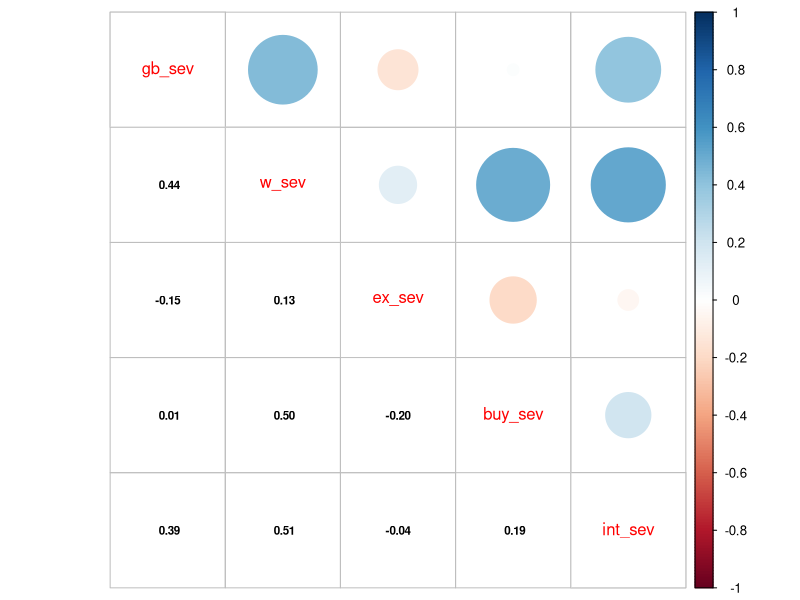

Write the R code that produced this figure. (Note: this script raises an error after producing the figure.)
## ---- chunk 1

# Read packages
library(knitr)
library(markdown)
library(foreign)
library(reshape2)
library(plyr)
library(dplyr)
library(corrplot)
library(psych)
library(ggplot2)
library(gridExtra)
library(RColorBrewer)

# work from spss (.sav) data? 
spss_data = FALSE

## ---- chunk 2
if(spss_data) { 

# transform data file
repr_raw <- read.spss('OLAAP_130303.sav', to.data.frame=T)
variables <- c("kor", "oa_1",   # kor=age, oa_1=gender
               "BIS_21uj", #  summary of Impulsivity
               "WART_csj", "EDS_csjo", "QABB_Tot", "sogs_cs1", "PIUQ_Tot", "piuq_szr", 
               "scl_10", "scl_3", "scl_38", "scl_45", "scl_46", "scl_51", "scl_55", 
               "scl_65", "scl_9",   # items of scl/ocd scale
               "WART_Tot", "eds_SUM", "SOGS_SUM")
repr <- repr_raw[variables]

# save data. This will be publically available
write.csv(repr, file="../Data/ImpCompBA_repr.csv")

}


## ---- chunk 3
repr <- read.csv("../Data/ImpCompBA_repr.csv")
scl_OC_items <- colnames(repr[, c("scl_10", "scl_3", "scl_38", "scl_45", 
                                  "scl_46", "scl_51", "scl_55", "scl_65", "scl_9")]) 

# change value labels on likert scale
for(i in scl_OC_items) {
  repr[[i]] <- revalue(repr[[i]], c(
    "egy?ltal?n nem" = "1", 
    "kiss?"="2",
    "m?rs?kelten"="3", 
    "k?zepesen"="4", 
    "nagyon"="5"))
    }

# tranform to numeric
for(i in scl_OC_items) {
  repr[[i]] <- as.numeric(as.character(repr[[i]]))
}

names(repr)

## ---- chunk 4

## fetch compulsivity average 
repr$comp_sum <- rowSums(repr[, scl_OC_items], na.rm=T) 

## impulsivity average 
repr$imp_sum <- repr$BIS_21uj


## ---- chunk 5

## create groups according to severity

# gambling
repr$gb_group <- repr$sogs_cs1
levels(repr$gb_group) <- c(
  "kev?s probl?ma (1-2 pont)" = "GB minor problems", 
  "nem j?tszott soha hetente" = "GB Never played weekly",
  "nincs probl?ma (0 pont)"= "GB Non problematic", 
  "patol?gi?s szerencsej?t?kos (5 vagy t?bb pont)"="GB pathological",
  "probl?m?s szerencsej?t?kos (3-4 pont)"="GB problematic") 
repr$gb_group = factor(repr$gb_group, levels=c("GB Never played weekly", "GB Non problematic", "GB minor problems", "GB problematic", "GB pathological"))

#work
repr$w_group <- ifelse(repr$WART_Tot >= 51, "W Problematic", "W Non-problematic")
repr$w_group <- as.factor(repr$w_group)

#exercise
repr$ex_group <- repr$EDS_csjo
levels(repr$ex_group) <- c("Asymptomatic"="EX Asymptomatic",
                           "at-risk for ED"="EX At-risk",
                           "nondependent-symptomatic"="EX Symptomatic")
repr$ex_group = factor(repr$ex_group, levels=c("EX Asymptomatic", "EX Symptomatic", "EX At-risk"))

#buying
repr$buy_group <- as.factor(repr$QABB_Tot >=8)
levels(repr$buy_group) <- c("FALSE"="BUY Non-pathological", 
                            "TRUE"="BUY Pathological")

#internet
repr$int_group <- as.factor(repr$PIUQ_Tot >= 41) 
repr$int_group[repr$piuq_szr == "?vente vagy ritk?bban" |  repr$piuq_szr == "legal?bb havonta" | repr$piuq_szr == "soha"] <- NA
levels(repr$int_group) <- c("FALSE"="INT Non-pathological",
                            "TRUE"="INT Pathological")

## N of groups
groups <- colnames(repr[, c("gb_group", "w_group", "ex_group", "buy_group", "int_group")]) 
for (i in groups) {
  print(table(repr[[i]]))
} 

## how many missing data?
for (i in groups) {
  print(sum(is.na(repr[[i]])))
}

## create severity measures (continous)
colnames(repr)[colnames(repr) == "SOGS_SUM"] <- "gb_sev"
colnames(repr)[colnames(repr) == "WART_Tot"] <- "w_sev"
colnames(repr)[colnames(repr) == "eds_SUM"] <- "ex_sev"
colnames(repr)[colnames(repr) == "QABB_Tot"] <- "buy_sev"
colnames(repr)[colnames(repr) == "PIUQ_Tot"] <- "int_sev"

severity <- c("gb_sev", "w_sev", "ex_sev", "buy_sev", "int_sev")

aggregate(repr$gb_sev, list(repr$gb_group), mean)
aggregate(repr$w_sev, list(repr$w_group), mean)
aggregate(repr$ex_sev, list(repr$ex_group), mean)
aggregate(repr$buy_sev, list(repr$buy_group), mean)
aggregate(repr$int_sev, list(repr$int_group), mean)


## ---- chunk 6
library(corrplot)
M <- subset(repr, "gb_sev" != "GB Never played weekly")
M <- cor(M[, c("gb_sev", "w_sev", "ex_sev", "buy_sev", "int_sev")], 
         use="complete")
corrplot.mixed(M, lower.col = "black", number.cex = .7)

## ---- chunk 7
## CORRELATION between imp and comp in the entire sample: 
describe(repr$comp_sum)  
describe(repr$imp_sum) 

cor_imp_compr <- cor.test(repr$comp_sum, repr$imp_sum, alternative="two.sided", method="pearson", conf.level=0.95, exact = T)


## generate corr coeff within groups
func_cor <- function(repr)
{return(data.frame(cor = cor.test(repr$imp_sum, repr$comp_sum, 
                                  use="complete", method="pearson")$estimate)) }
func_cor_p <- function(repr)
{return(data.frame(p.value = cor.test(repr$imp_sum, repr$comp_sum, 
                                  use="complete", method="pearson")$p.value)) }

### gambling
cbind(ddply(repr, .(gb_group), func_cor), 
      ddply(repr, .(gb_group), func_cor_p)[2])

### internet
cbind(ddply(repr, .(int_group), func_cor), 
      ddply(repr, .(int_group), func_cor_p)[2])

### exercise
cbind(ddply(repr, .(ex_group), func_cor), 
      ddply(repr, .(ex_group), func_cor_p)[2])

### buying
cbind(ddply(repr, .(buy_group), func_cor), 
      ddply(repr, .(buy_group), func_cor_p)[2])

### work
cbind(ddply(repr, .(w_group), func_cor), 
      ddply(repr, .(w_group), func_cor_p)[2])


## ---- chunk 8

## standardising
repr$imp_std <- as.numeric(as.character(scale(repr$imp_sum, center=T, scale=T)))  
repr$comp_std <- as.numeric(as.character(scale(repr$comp_sum, center=T, scale=T)))

## imp and comp scores: total and by group
require(reshape2)
IC <- colnames(repr[, c("imp_sum", "comp_sum")])
IC_vas_all <- colnames(repr[, c("imp_sum", "comp_sum", "imp_std", "comp_std")]) 

### total
for (i in IC_vas_all) {
  print(round(data.frame(describe(repr[[i]], na.rm = T), row.names = i), 2))
}

### calculate imp and comp (mean and sd) accross groups
for(i in groups) {
  print(aggregate(.~repr[[i]], repr[, c(IC_vas_all)], FUN=mean, na.rm=TRUE, na.action=NULL))
}

for(i in groups) {
  print(aggregate(.~repr[[i]], repr[, c(IC_vas_all)], FUN=sd, na.rm=TRUE, na.action=NULL))
}

## ---- chunk 9

## frequency: GENDER
table(repr$oa_1, exclude=NULL)  # gender N in the entire sample

round(prop.table(table(repr$oa_1, repr$gb_group, exclude=NULL, useNA = "ifany"), 1)*100, 1)
round(prop.table(table(repr$oa_1, repr$ex_group, exclude=NULL, useNA = "ifany"), 1)*100, 1)
round(prop.table(table(repr$oa_1, repr$int_group, exclude=NULL, useNA = "ifany"), 1)*100, 1)
round(prop.table(table(repr$oa_1, repr$w_group, exclude=NULL, useNA = "ifany"), 1)*100, 1)
round(prop.table(table(repr$oa_1, repr$buy_group, exclude=NULL, useNA = "ifany"), 1)*100, 1)

## describe: AGE
library(psych)
describe(repr$kor) # for the entire sample

for (i in groups) {   # mean and SD in each group
print(summarise(group_by(repr, repr[[i]]), mean= mean(kor, na.rm=T), sd=sd(kor, na.rm=T)))
}

## ---- chunk 10

# impulsivity group differences
imp_df_repr_ANOVA <- data.frame("F/t" = numeric(), "p" = numeric(), 
                                "df" = numeric())
for (i in groups) {
  columns <- names(repr[i])
  anova_result <- aov(repr[, "imp_sum"] ~ repr[[i]], data=repr)
  anova_sum <- summary(anova_result)
  new_row <- list(anova_sum[[1]][1, 'F value'],
                  anova_sum[[1]][1, 'Pr(>F)'],
                  anova_sum[[1]][1, 'Df'])
  imp_df_repr_ANOVA[names(repr[i]), ] <- new_row
}
print(imp_df_repr_ANOVA)

## posthoc impulsivity
for (i in groups) {
  anova_result <- aov(imp_sum ~ repr[[i]], data=repr)
  posthoc_anova <- TukeyHSD(x=anova_result, conf.level=0.95, ordered = F)
  print(posthoc_anova)
  }

# compulsivity
comp_df_repr_ANOVA <- data.frame("F/t" = numeric(), "p" = numeric(), 
                                 "df" = numeric())
for (i in groups) {
  columns <- names(repr[i])
  anova_result <- aov(repr[, "comp_sum"] ~ repr[[i]], data=repr)
  anova_sum <- summary(anova_result)
  new_row <- list(anova_sum[[1]][1, 'F value'],
                  anova_sum[[1]][1, 'Pr(>F)'],
                  anova_sum[[1]][1, 'Df'])
  comp_df_repr_ANOVA[names(repr[i]), ] <- new_row
    }
  print(comp_df_repr_ANOVA)

## posthoc compulsivity
for (i in groups) {
  anova_result <- aov(comp_sum ~ repr[[i]], data=repr)
  posthoc_anova <- TukeyHSD(x=anova_result, conf.level=0.95, ordered = F)
  print(posthoc_anova)
  }
  
## posthoc test of impulsivity  
 for (i in groups) {
  anova_result <- aov(imp_sum ~ repr[[i]], data=repr)
  posthoc_anova <- TukeyHSD(x=anova_result, conf.level=0.95, ordered = F)
  print(posthoc_anova)
  }


## ---- chunk 11
# Reviewer1 suggested regression with Symptom severity as dependent, and imp & comp & impulsivity-compulsivity-interaction as predictors

# in behavioural groups
lm_work <- lm(formula = w_sev ~ imp_std + comp_std + imp_std * comp_std, data=repr[!is.na(repr$w_group), ])
  summary(lm_work)

lm_ex <- lm(formula = ex_sev ~ imp_std + comp_std + imp_std * comp_std, data=repr[!is.na(repr$ex_group), ])
  summary(lm_ex)
  
lm_gb <- lm(formula = gb_sev ~ imp_std + comp_std + imp_std * comp_std, data=repr[!is.na(repr$gb_group), ])
  summary(lm_gb)
  
lm_buy <- lm(formula = buy_sev ~ imp_std + comp_std + imp_std * comp_std, data=repr[!is.na(repr$buy_group), ])
  summary(lm_buy)

## ---- chunk 12

# create melt data for ggplot
x <- "imp_std" 
y <- "comp_std"
repr_gb <-  repr[, c("gb_group", x, y)]
repr_w <- repr[, c("w_group", x, y)]
repr_in <- repr[, c("int_group", x, y)]
repr_ex <- repr[, c("ex_group", x, y)]
repr_buy <- repr[, c("buy_group", x, y)]

# create summary data for visualisations (N, mean, sd, se)
### gambling
g_data_gb <- ddply(repr_gb, .(gb_group), summarise, 
                   imp_std= mean(imp_std, na.rm = T),
                   comp_std= mean(comp_std, na.rm = T))
g_data_gb <- na.omit(g_data_gb)

### work
g_data_w <- ddply(repr_w, .(w_group), summarise, 
                  imp_std= mean(imp_std, na.rm = T),
                   comp_std= mean(comp_std, na.rm = T))
g_data_w <- na.omit(g_data_w)

### internet
g_data_in <- ddply(repr_in, .(int_group), summarise, 
                  imp_std= mean(imp_std, na.rm = T),
                   comp_std= mean(comp_std, na.rm = T))
g_data_in <- na.omit(g_data_in)

### exercise
g_data_ex <- ddply(repr_ex, .(ex_group), summarise, 
                  imp_std= mean(imp_std, na.rm = T),
                   comp_std= mean(comp_std, na.rm = T))
g_data_ex <- na.omit(g_data_ex)

### buy
g_data_buy <- ddply(repr_buy, .(buy_group), summarise, 
                  imp_std= mean(imp_std, na.rm = T),
                   comp_std= mean(comp_std, na.rm = T))
g_data_buy <- na.omit(g_data_buy)

## ---- chunk 13

# prep
library(ggrepel)

color_gb = "blue"
color_w = "purple"
color_in = "red"
color_ex = "darkgreen"
color_buy = "orange"
point_size=8
line_size=2

set.seed(2018)

# plot representative impulsivity and compulsivity per group 

g_repr <- ggplot() +
  geom_hline(aes(yintercept=0), colour="gray40", linetype="dashed") +
  geom_vline(aes(xintercept=0), colour="gray40", linetype="dashed") +
geom_abline(aes(intercept=0, slope=0.5), color="black", linetype="solid", size=3) +
  annotate("text", x=1.1, y=0.61, label= "") +
  
  
  ### internet:
  geom_point(data=g_data_in, aes(x=imp_std, y=comp_std), size=point_size, color=color_in) +
  geom_line(data=g_data_in, aes(x=imp_std, y=comp_std), size=line_size, color=color_in) +
  geom_label_repel(data=g_data_in, aes(x=imp_std, y=comp_std), 
                                       label=c("INT Non-pathological" = "INTERNET \n non-pathological", 
                                               "INT Pathological" = "INTERNET \n pathological"), 
                                       fontface= "bold", 
                   nudge_x = 0, nudge_y = 2, color=color_in) +
  
  ### buy:
  geom_point(data = g_data_buy, aes(x=imp_std, y=comp_std), size=point_size, color=color_buy) +
  geom_line(data = g_data_buy, aes(x=imp_std, y=comp_std), size=line_size, color=color_buy) +
  geom_label_repel(data=g_data_buy, aes(x=imp_std, y=comp_std), 
                                        label=c("BUY Non-pathological" = "BUYING \n non-pathological", 
                                                "BUY Pathological" = "BUYING \n pathological"), 
                                        fontface= "bold", 
                   nudge_x = 0.7, nudge_y = -0.2, color=color_buy) +
  
  ### gambling:  
  geom_point(data=g_data_gb, aes(x=imp_std, y=comp_std), size=point_size, color=color_gb) +
  geom_line(data=g_data_gb, aes(x=imp_std, y=comp_std), size=line_size, color=color_gb) +
  geom_label_repel(data=subset(g_data_gb, gb_group!="GB Never played weekly"), 
                   aes(x=imp_std, y=comp_std), 
                   label=c("GB Non-problematic" = "GAMBLING \n non-pathological",
                           "GB minor problems" = "GAMBLING \n minor problems",
                           "GB problematic" = "GAMBLING \n problematic", 
                           "GB pathological" = "GAMBLING \n pathological"), 
                   fontface= "bold", 
                   nudge_x = -0.3, nudge_y = 0.4, color=color_gb, force=1) +
  
  ### exercise:
  geom_point(data=g_data_ex, aes(x=imp_std, y=comp_std), size=point_size, color=color_ex) +
  geom_line(data=g_data_ex, aes(x=imp_std, y=comp_std), size=line_size, color=color_ex) +
  geom_label_repel(data=g_data_ex, aes(x=imp_std, y=comp_std), 
                   label=c("EX Asymptomatic" = "EXERCISE \n asymptomatic",
                                               "EX Symptomatic" = "EXERCISE \n symptomatic", 
                                               "EX At-risk" = "EXERCISE \n at-risk"),
                    fontface= "bold",
                    nudge_x = 0.0, nudge_y =-1.7, color=color_ex, force=1) +
  ### work:
  geom_point(data=g_data_w, aes(x=imp_std, y=comp_std), size=point_size, color=color_w, na.rm=T) +
  geom_line(data=g_data_w, aes(x=imp_std, y=comp_std), size=line_size, color=color_w, na.rm=T) +
  geom_label_repel(data=g_data_w, aes(x=imp_std, y=comp_std), 
                                  label=c("W Non-problematic" = "WORK \n Non-problematic",
                                              "W Problematic"  = "WORK \n Problematic"), 
                                  fontface= "bold", 
                                  nudge_x = -2, nudge_y = 0, color=color_w, force=100) +
  
  ### global:        
  labs(x="Impulsivity", y="Compulsivity") +
  theme_linedraw(base_size = 20) +
  theme(panel.grid.minor = element_blank(), panel.grid.major=element_line()) +
  coord_cartesian(xlim = c(-0.8, 1.4), ylim=c(-0.8,1.4)) 

g_repr

## save the plot
# ggsave("../Figures/repr_groups_final.jpg", width=25, height=18, units="cm")


## ---- chunk 14

# prep
point_size2 = 3
xmin = -2.5
xmax = 4
ymin = -1.2
ymax = 4

## set color palette
gb_colors_grad <- colorRampPalette(brewer.pal(9, "Blues"))(13)
w_colors_grad <- colorRampPalette(brewer.pal(9, "Purples"))(45)
ex_colors_grad <- colorRampPalette(brewer.pal(9, "Greens"))(67)
buy_colors_grad <- colorRampPalette(brewer.pal(9, "Oranges"))(13)
int_colors_grad <- colorRampPalette(brewer.pal(9, "Reds"))(43)

regr_col = "black"
regr_size = 2
subgroup_col = "black"

### GAMBLING
g_severity_gb <- ggplot() +
  geom_hline(aes(yintercept=0), colour="gray40", linetype="dashed") +
  geom_vline(aes(xintercept=0), colour="gray40", linetype="dashed") +
  geom_point(data=subset(repr, 
                         gb_group!="GB Never played weekly" & !is.na(gb_sev)), 
             aes(x=imp_std, y=comp_std, color=factor(gb_sev)),
             size=point_size2) +
  geom_jitter() +
  geom_smooth(method="lm", data=subset(repr, 
                                       gb_group!="GB Never played weekly" & !is.na(gb_sev)), 
              aes(x=imp_std, y=comp_std, linetype=gb_group), alpha=0.1, 
              color=subgroup_col, se=FALSE) + 
  geom_smooth(method="lm", data=subset(repr, 
                                       gb_group!="GB Never played weekly" & !is.na(gb_sev)), 
              aes(imp_std, comp_std), color=regr_col, size=regr_size) +
  scale_colour_manual(values=gb_colors_grad) +
  scale_linetype_manual(values=c("dotted", "dotdash", "dashed", "solid"), 
                        labels=c("GB Non problematic" = "Non-pathological",
                                 "GB minor problems" = "Minor problems", 
                                 "GB problematic" = "Problematic", 
                                 "GB pathological" = "Pathological"))  +
  labs(x="Impulsivity", y="Compulsivity", color="Severity", linetype="GAMBLING") +
  theme_linedraw(base_size = 15) +
  theme(legend.title=element_text(face="bold"), legend.key.size = unit(0.5, "cm"), legend.key.width = unit(3, "line")) +
  guides(color = guide_legend(order = 0),
         linetype = guide_legend(order = 1)) +
  coord_cartesian(xlim = c(xmin, xmax), ylim=c(ymin, ymax)) 
g_severity_gb

### WORK
g_severity_w <- ggplot() +
  geom_hline(aes(yintercept=0), colour="gray40", linetype="dashed") +
  geom_vline(aes(xintercept=0), colour="gray40", linetype="dashed") +
  geom_point(data=subset(repr, !is.na(w_sev)), 
             aes(x=imp_std, y=comp_std, color=factor(w_sev)),
             size=point_size2) +
  geom_jitter() +
  geom_smooth(method="lm", data=subset(repr, !is.na(w_sev)), 
              aes(x=imp_std, y=comp_std, linetype=w_group), alpha=0.1, 
              color=subgroup_col, se=FALSE) +
  geom_smooth(method="lm", data=subset(repr, !is.na(w_sev)), 
              aes(imp_std, comp_std), color=regr_col, size=regr_size) +
  scale_colour_manual(values=w_colors_grad) +
  scale_linetype_manual(values=c("dashed", "solid"), 
                        labels=c( "W Non-problematic" = "Non-problematic",
                                  "W Problematic"  = "Problematic")) +
  labs(x="Impulsivity", y="Compulsivity", color="Severity", linetype="\nWORK") +
  theme_linedraw(base_size = 15) +
  theme(legend.title=element_text(face="bold"), legend.key.size = unit(0.5, "cm"), legend.key.width = unit(3, "line")) +
  guides(color = guide_legend(order = 0),
         linetype = guide_legend(order = 1)) +
  coord_cartesian(xlim = c(xmin, xmax), ylim=c(ymin, ymax)) 
g_severity_w


### EXERCISE  
g_severity_ex <- ggplot() +
  geom_hline(aes(yintercept=0), colour="gray40", linetype="dashed") +
  geom_vline(aes(xintercept=0), colour="gray40", linetype="dashed") +
  geom_point(data=subset(repr, !is.na(ex_sev)), 
             aes(x=imp_std, y=comp_std, color=factor(ex_sev)),
             size=point_size2) +
  geom_jitter() +
  geom_smooth(method="lm", data=subset(repr, !is.na(ex_sev)), 
              aes(x=imp_std, y=comp_std, linetype=ex_group), alpha=0.1, 
              color=subgroup_col, se=FALSE) +
  geom_smooth(method="lm", data=subset(repr, !is.na(ex_sev)), 
              aes(imp_std, comp_std), color=regr_col, size=regr_size) +
  scale_colour_manual(values=ex_colors_grad) +
  scale_linetype_manual(values=c("dotted", "dashed", "solid"), 
                        labels=c("EX Asymptomatic" = "Asymptomatic", 
                                 "EX Symptomatic"  = "Symptomatic", 
                                 "EX At-risk" = "At-risk")) +
  labs(x="Impulsivity", y="Compulsivity", color="Severity", linetype="EXERCISE") +
  theme_linedraw(base_size = 15) +
  theme(legend.title=element_text(face="bold"), legend.key.size = unit(0.4, "cm"), legend.key.width = unit(3, "line")) +
  guides(color = guide_legend(order = 0),
         linetype = guide_legend(order = 1)) +
  coord_cartesian(xlim = c(xmin, 3), ylim=c(ymin, ymax)) 
  g_severity_ex


### BUYING  
g_severity_buy <- ggplot() +
  geom_hline(aes(yintercept=0), colour="gray40", linetype="dashed") +
  geom_vline(aes(xintercept=0), colour="gray40", linetype="dashed") +
  geom_point(data=subset(repr, !is.na(buy_sev)), 
             aes(x=imp_std, y=comp_std, color=factor(buy_sev)), size=point_size2) +
  geom_jitter() +
  geom_smooth(method="lm", data=subset(repr, !is.na(buy_sev)), 
              aes(x=imp_std, y=comp_std, linetype=buy_group), alpha=0.1, 
              color=subgroup_col, se=FALSE) +
  geom_smooth(method="lm", data=subset(repr, !is.na(buy_sev)), 
              aes(imp_std, comp_std), color=regr_col, size=regr_size) +
  scale_colour_manual(values=buy_colors_grad) +
  scale_linetype_manual(values=c("dashed", "solid"), 
                         labels=c("BUY Non-pathological" = "Non-pathological",
                                  "BUY Pathological" = "Pathological")) +
  labs(x="Impulsivity", y="Compulsivity", linetype="BUYING", color="Severity") +
  theme_linedraw(base_size = 15) +
  theme(legend.title=element_text(face="bold"), legend.key.size = unit(0.5, "cm"), legend.key.width = unit(3, "line")) + 
  guides(color = guide_legend(order = 0),
          linetype = guide_legend(order = 1)) +
  coord_cartesian(xlim = c(xmin, 2.8), ylim=c(ymin, ymax)) 
g_severity_buy


### INTERNET 
g_severity_int <- ggplot() +
  geom_hline(aes(yintercept=0), colour="gray40", linetype="dashed") +
  geom_vline(aes(xintercept=0), colour="gray40", linetype="dashed") +
  geom_point(data=subset(repr, !is.na(int_sev)), 
             aes(x=imp_std, y=comp_std, color=factor(int_sev)), size=point_size2) +
  geom_jitter() +
  geom_smooth(method="lm", data=subset(repr, !is.na(int_sev)), 
              aes(x=imp_std, y=comp_std, linetype=int_group), alpha=0.1,
              color=subgroup_col, se=FALSE) +
  geom_smooth(method="lm", data=subset(repr, !is.na(int_sev)), 
              aes(imp_std, comp_std), color=regr_col, size=regr_size) +
  scale_colour_manual(values=int_colors_grad) +
  scale_linetype_manual(values=c("dashed", "solid"), 
                        labels=c("INT Non-pathological" = "Non-pathological", 
                                 "INT Pathological" = "Pathological")) +
  labs(x="Impulsivity", y="Compulsivity", color="Severity", linetype="INTERNET USE") +
  theme_linedraw(base_size = 15) +
  theme(legend.title=element_text(face="bold"), legend.key.size = unit(0.5, "cm"), legend.key.width = unit(3, "line")) +
  guides(color = guide_legend(order = 0),
         linetype = guide_legend(order = 1)) +
  coord_cartesian(xlim = c(xmin, 3.1), ylim=c(ymin, ymax)) 
g_severity_int


#### save multiple plots on the same page
ggsave("../Figures/repr_severity_final.jpg", gridExtra::arrangeGrob(g_severity_gb, g_severity_w, g_severity_ex, g_severity_buy, g_severity_int), 
width=60, height=40, units="cm")

